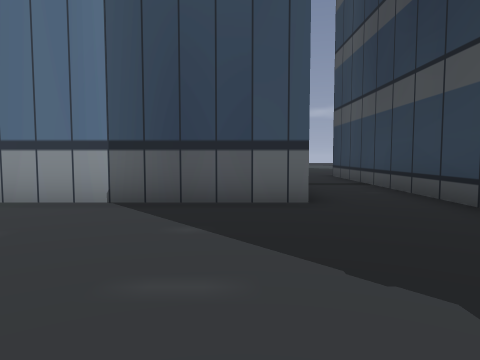
View 1 (above)

24 first-person views from a walk through a 3-D level made in the Godot game engine. The camera is 1.4 m above the floor, tilts 4° down and sees 70° across. The floor is counted in squares, 2 m on a side. Each view is taken from the middle of a square. On the plan, view 1 faces up. The plan holds only what a view shows up to about 11 squares ahead; the rest is blank. The place goes on beyond the plan.

View 2
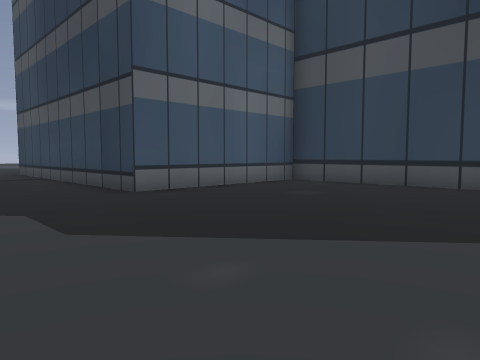

View 3
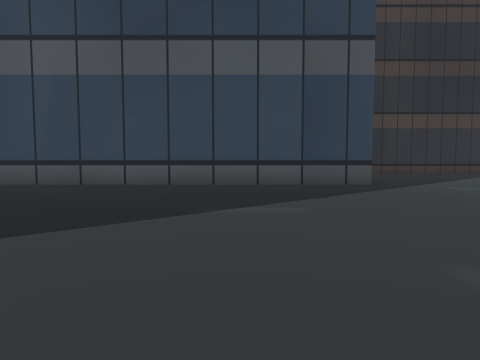

View 4
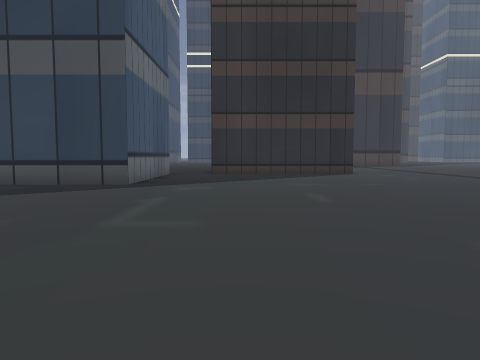

View 5
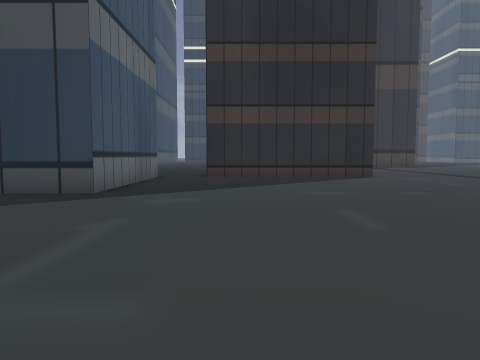

View 6
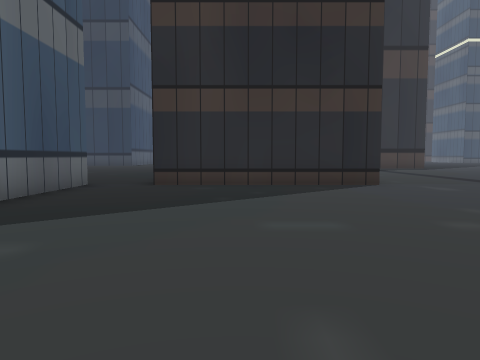

View 7
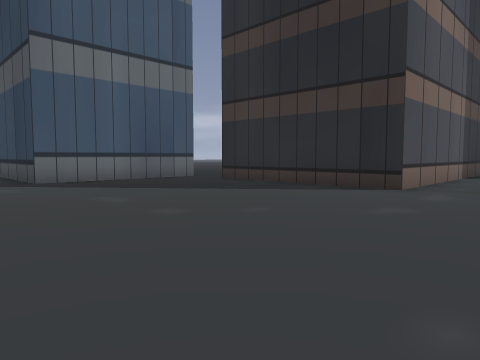

View 8
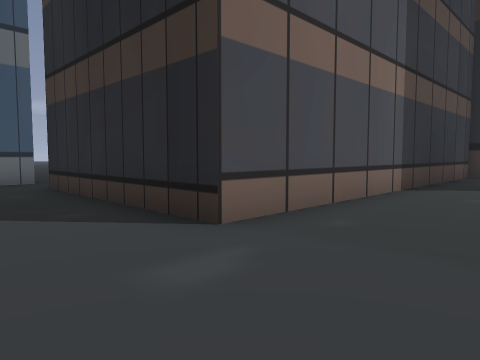

View 9
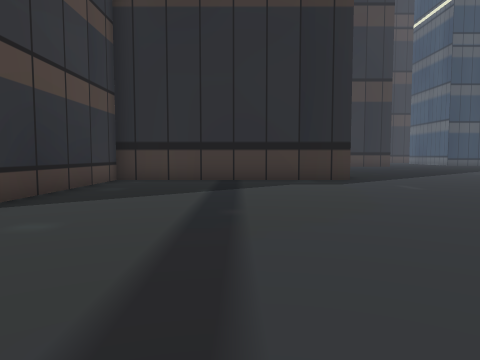

View 10
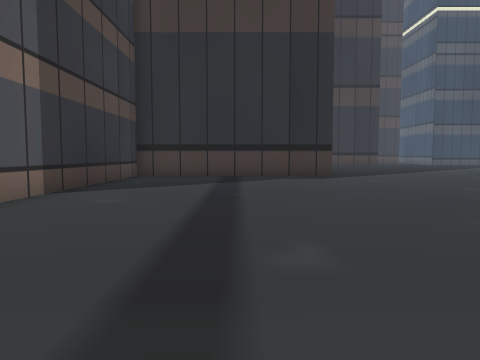

View 11
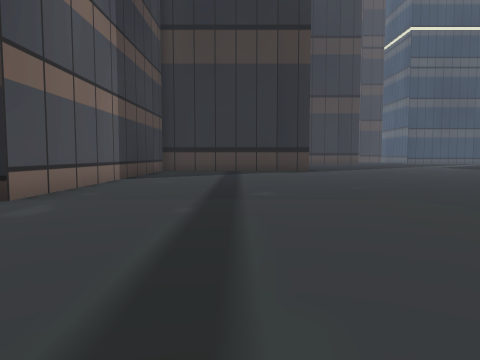

View 12
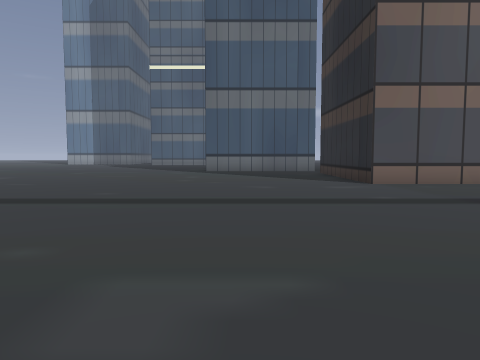

View 13
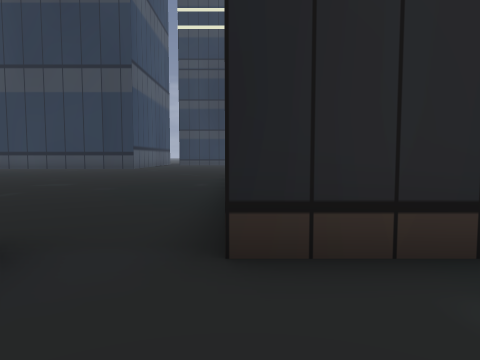

View 14
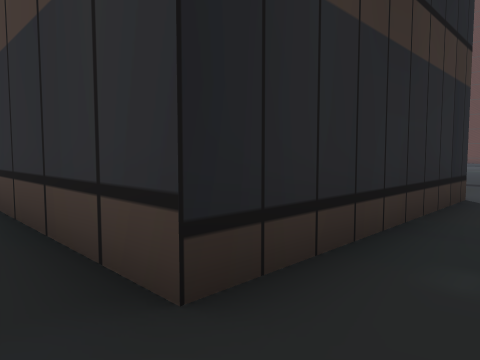

View 15
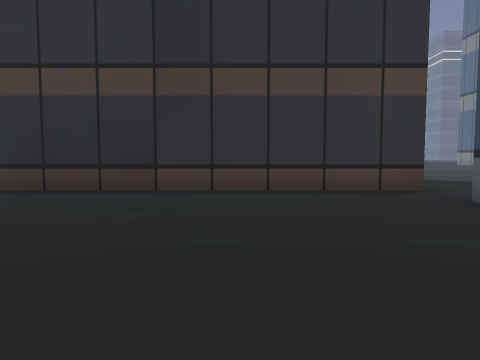

View 16
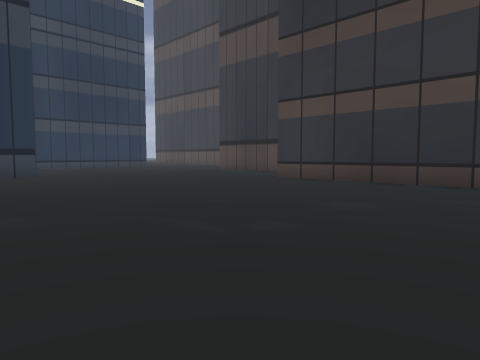

View 17
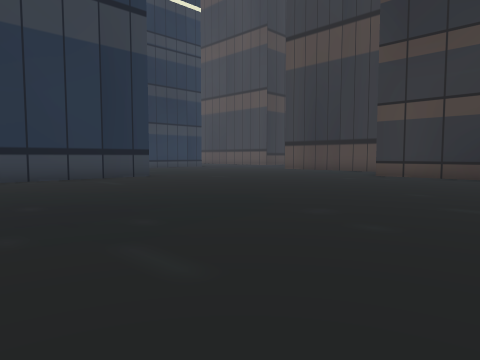

View 18
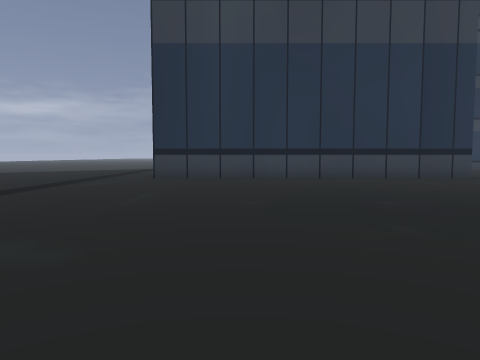

View 19
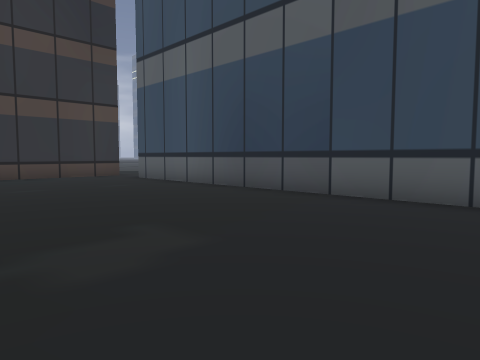

View 20
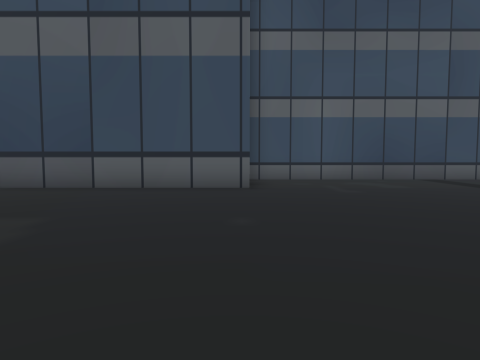

View 21
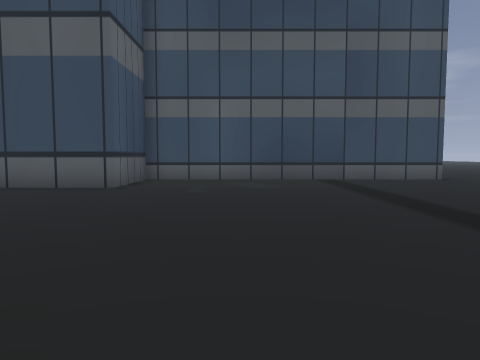

View 22
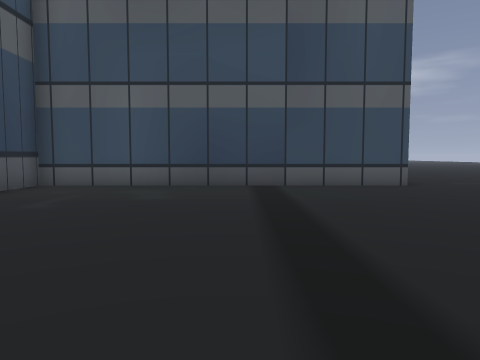

View 23
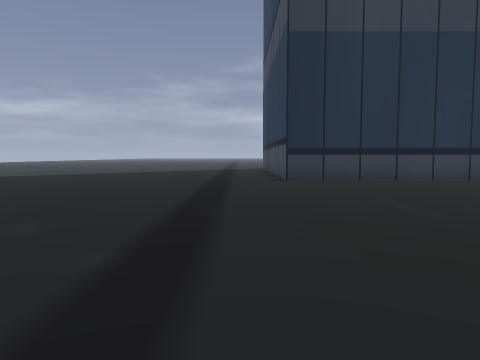

View 24
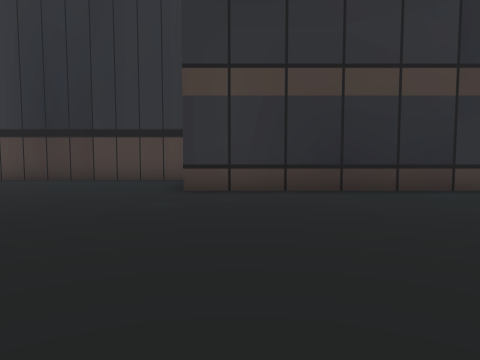

### Floor plan
Key: @ floor where view 1 was taken; # wall or solid block; . floor; T tower.
Columns run from 4 left of view 1 to 31 right of it. Each row starts with its distance up from view 1.
 10       ..T     T.......    ..........
  9       ..T     T........  ...........
  8       ..T     T.....................
  7       ..T     T.....................
  6 TTTTTT..T     T...................##
  5  .......T     T...................#
  4  .......TTTTT T...................#
  3   ...........T TTT................#
  2   ...........T   T................#
  1    ..........T   T................#
  0     @........T   T................#
 -1     .........T   T................#
 -2     .........T   T................#
 -3     .........T   T................#
 -4     .........T   T...............
 -5      ........T   T..............
 -6       .......T   T.............
 -7         .....TTTTT..............
 -8       ..........................
 -9      .............TTTTTTTTTTT....
-10     ..............T          .....
-11      .............T          .....
-12       ............T          ######
-13        ...........T
-14         ..........TTTTTTTTTTT
-15         ....................#
-16          ...................#
-17           ..................#
-18           ..................#
-19            .................#
-20             ................#
-21             ................#
-22              ... .............
-23               .    ...........

Positions as (right, up) in squares from view 1, and headings:
1: (0, 0), facing up
2: (0, -3), facing up-right
3: (0, -4), facing right
4: (0, -10), facing right
5: (2, -10), facing right
6: (5, -11), facing right
7: (6, -17), facing up-right
8: (11, -17), facing up-right
9: (14, -18), facing right
10: (12, -18), facing right
11: (8, -18), facing right
12: (10, -23), facing up
13: (11, -9), facing right
14: (12, -8), facing down-right
15: (17, -2), facing down
16: (17, 0), facing down-right
17: (19, 3), facing down-right
18: (19, 4), facing right
19: (19, 3), facing down-left
20: (21, 3), facing left
21: (21, 6), facing left
22: (19, 8), facing left
23: (20, 8), facing right
24: (23, -2), facing down
